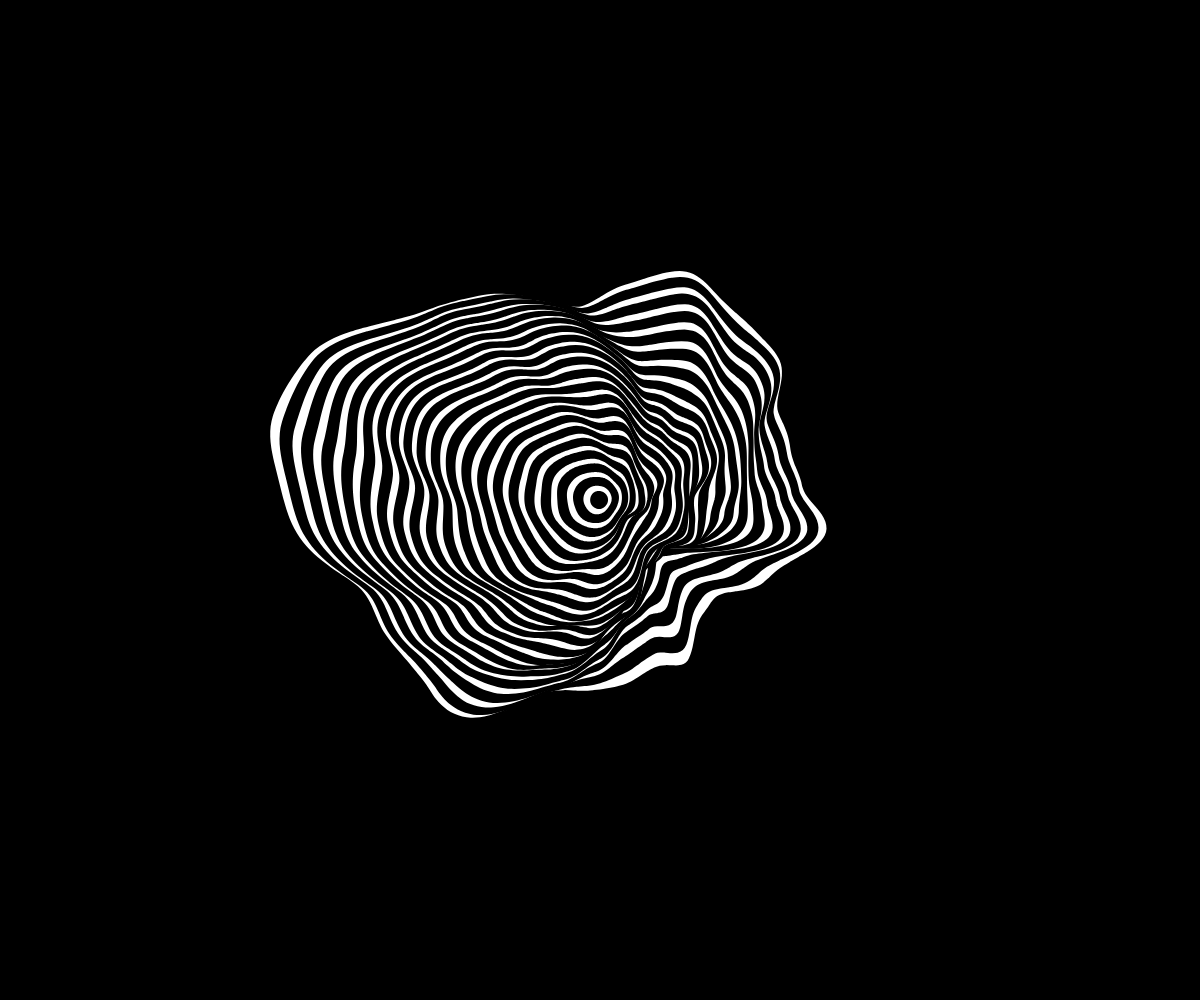
Frame 1 (no input)
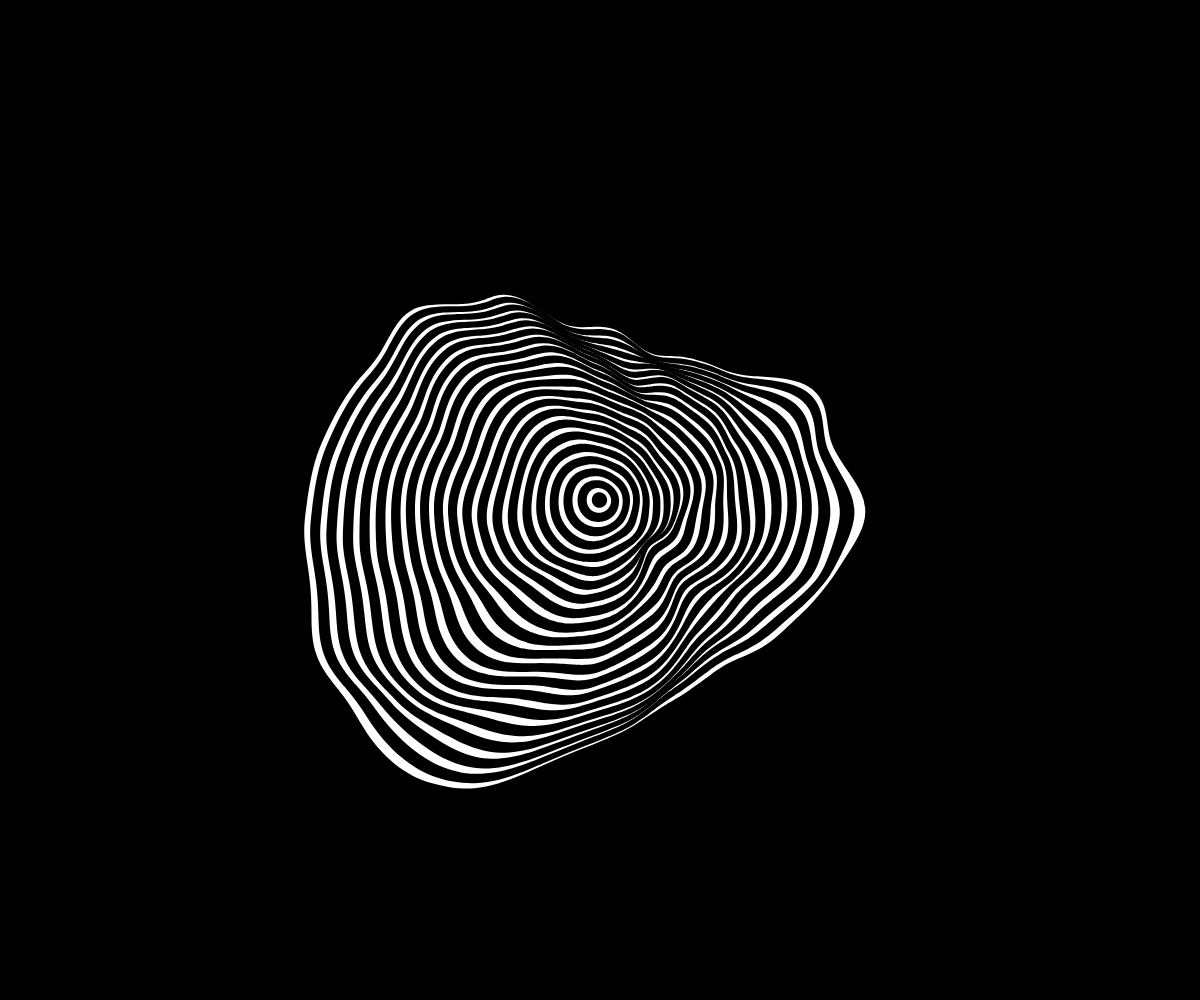
Frame 60 (no input)
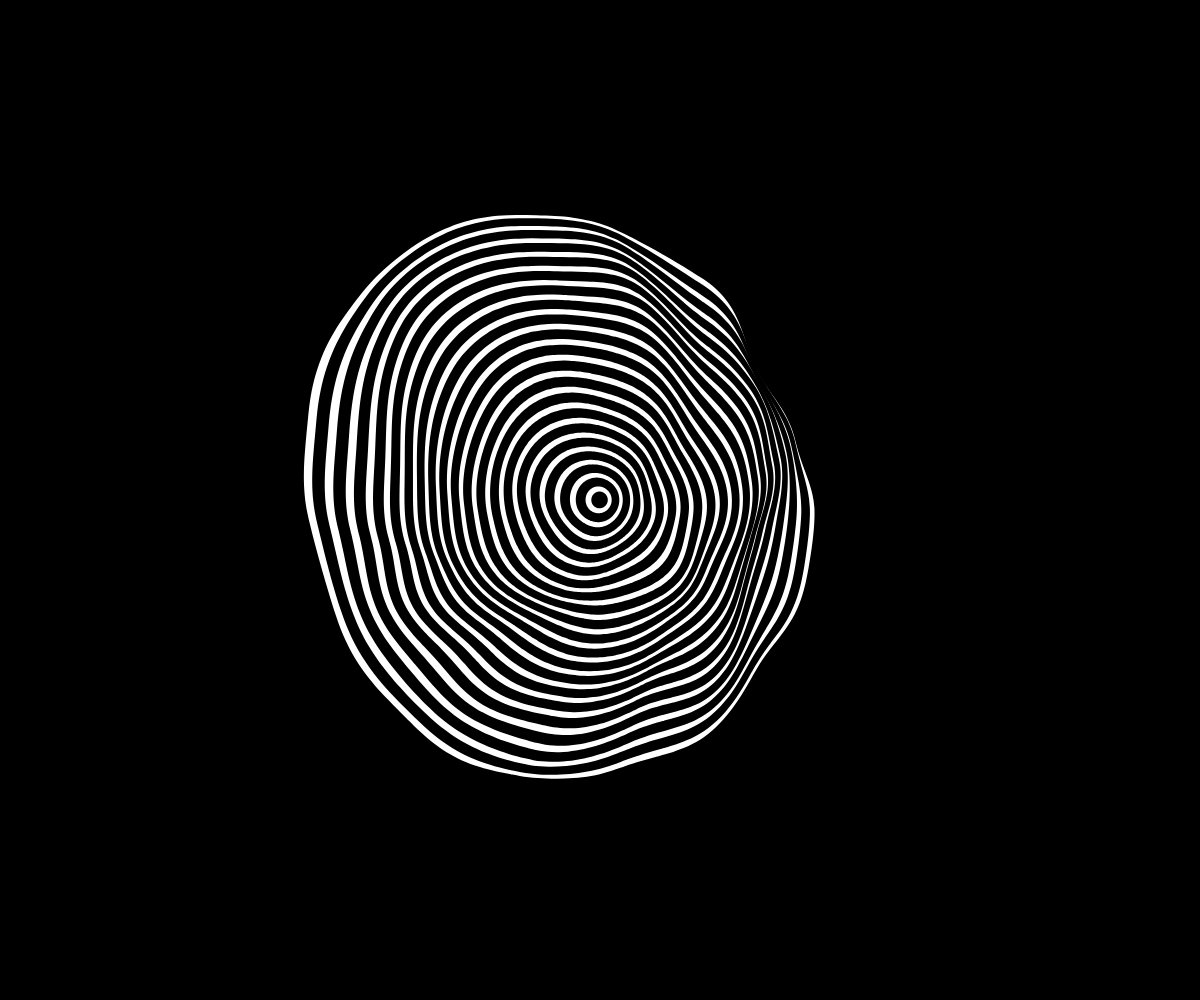
Frame 120 (the mouse pressed at the canvas centre since frame 60)

The p5.js sketch that drew these frames (run headless with seeded random() and noise() and a simulated clock; from frame 60 on, the mouse is pressed at the canvas centre):

// p5.js sketch
// ── sketch.js
let kMax;
let step;
let n = 40; // number of blobs
let radius = 0; // diameter of the circle
let inter = 0.5; // difference between the sizes of two blobs
let maxNoise = 500;

let noiseProg = (x) => (x);

function setup() {
  createCanvas(windowWidth, windowHeight);
  colorMode(HSB, 1);
	angleMode(DEGREES);
  noFill();
	//noLoop();
	kMax = 1;
	step = 0.01;
	strokeWeight(2);
}

function draw() {
  background(0);
	let t = frameCount/100;
	kMax = noise(t/2);
  
  for (let i = n; i >= 0; i--) {
		let alpha = 1 - noiseProg(i / n);
		if (i % 2 === 0) {
			fill(1);
		} else {
			fill(0);
		}
		let size = radius + i * inter;
		let k = kMax * sqrt(i/n);
		let noisiness = maxNoise * noiseProg(i / n);
    blob(size, width/2, height/2, k, t + i * step, noisiness);
  }
}

function blob(size, xCenter, yCenter, k, t, noisiness) {
  beginShape();
	let angleStep = 360 / 200;
  for (let theta = 0; theta < 360; theta += angleStep) {
    let r1, r2;
		
    if (theta < PI / 2) {
      r1 = cos(theta);
      r2 = 1;
    } else if (theta < PI) {
      r1 = 0;
      r2 = sin(theta);
    } else if (theta < 3 * PI / 2) {
      r1 = sin(theta);
      r2 = 0;
    } else {
      r1 = 1;
      r2 = cos(theta);
    }
		
		r1 = cos(theta)+1;
		r2 = sin(theta)+1;
    let r = size + noise(k * r1,  k * r2, t) * noisiness;
    let x = xCenter + r * cos(theta);
    let y = yCenter + r * sin(theta);
    curveVertex(x, y);
  }
  endShape(CLOSE);
}
